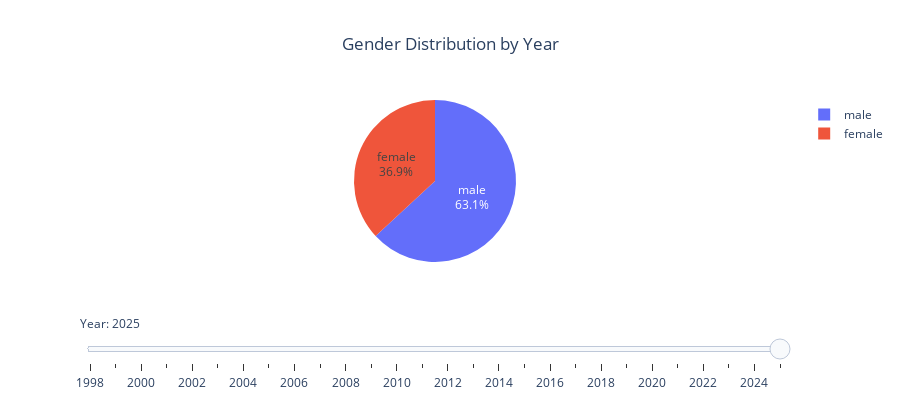

The notebook cell this image was saved under:
### Code cell
# Create pie chart by year with slider
# First aggregate the data by year and gender
# Get gender counts by year
gender_counts = pd.crosstab(full_df['year'], full_df['gender']).reset_index()
gender_counts_melted = gender_counts.melt(id_vars=['year'], var_name='gender', value_name='count')

# Create base pie chart with 2024
fig = px.pie(
    gender_counts_melted[gender_counts_melted['year'] == 2024],
    values='count',
    names='gender',
    title='Gender Distribution by Year'
)

# Create frames for animation
frames = [
    dict(
        data=[dict(
            type='pie',
            values=gender_counts_melted[gender_counts_melted['year'] == year].sort_values('gender')['count'],
            labels=sorted(gender_counts_melted['gender'].unique())
        )],
        name=str(int(year))
    )
    for year in sorted(gender_counts_melted['year'].unique())
]

# Add slider
sliders = [dict(
    active=len(frames)-1,
    currentvalue={"prefix": "Year: "},
    pad={"t": 50},
    steps=[dict(
        label=str(int(year)),
        method='animate',
        args=[[str(int(year))], dict(
            frame=dict(duration=0, redraw=True),
            mode='immediate',
            transition=dict(duration=0)
        )]
    ) for year in sorted(gender_counts_melted['year'].unique())]
)]

# Update figure
fig.frames = frames
fig.update_layout(
    sliders=sliders,
    showlegend=True,
    title_x=0.5,
    height=400
)

fig.update_traces(textinfo='percent+label')

# Save and display
pio.write_html(fig, file='../output/graphs/gender_ratio_by_year.html')
fig.show()

#take one or two schools that has the longest period of time stacked bar chart to 100%

### Figure 1 — Plotly figure (JSON) as saved in the notebook; plotly's stock layout.template omitted (floating-point values rounded to 4 significant figures)
{"data": [{"domain": {"x": [0, 1], "y": [0, 1]}, "hovertemplate": "gender=%{label}<br>count=%{value}<extra></extra>", "labels": ["female", "male"], "legendgroup": "", "name": "", "showlegend": true, "textinfo": "percent+label", "type": "pie", "values": [86, 147]}], "layout": {"height": 400, "legend": {"tracegroupgap": 0}, "showlegend": true, "sliders": [{"active": 27, "currentvalue": {"prefix": "Year: "}, "pad": {"t": 50}, "steps": [{"args": [["1998"], {"frame": {"duration": 0, "redraw": true}, "mode": "immediate", "transition": {"duration": 0}}], "label": "1998", "method": "animate"}, {"args": [["1999"], {"frame": {"duration": 0, "redraw": true}, "mode": "immediate", "transition": {"duration": 0}}], "label": "1999", "method": "animate"}, {"args": [["2000"], {"frame": {"duration": 0, "redraw": true}, "mode": "immediate", "transition": {"duration": 0}}], "label": "2000", "method": "animate"}, {"args": [["2001"], {"frame": {"duration": 0, "redraw": true}, "mode": "immediate", "transition": {"duration": 0}}], "label": "2001", "method": "animate"}, {"args": [["2002"], {"frame": {"duration": 0, "redraw": true}, "mode": "immediate", "transition": {"duration": 0}}], "label": "2002", "method": "animate"}, {"args": [["2003"], {"frame": {"duration": 0, "redraw": true}, "mode": "immediate", "transition": {"duration": 0}}], "label": "2003", "method": "animate"}, {"args": [["2004"], {"frame": {"duration": 0, "redraw": true}, "mode": "immediate", "transition": {"duration": 0}}], "label": "2004", "method": "animate"}, {"args": [["2005"], {"frame": {"duration": 0, "redraw": true}, "mode": "immediate", "transition": {"duration": 0}}], "label": "2005", "method": "animate"}, {"args": [["2006"], {"frame": {"duration": 0, "redraw": true}, "mode": "immediate", "transition": {"duration": 0}}], "label": "2006", "method": "animate"}, {"args": [["2007"], {"frame": {"duration": 0, "redraw": true}, "mode": "immediate", "transition": {"duration": 0}}], "label": "2007", "method": "animate"}, {"args": [["2008"], {"frame": {"duration": 0, "redraw": true}, "mode": "immediate", "transition": {"duration": 0}}], "label": "2008", "method": "animate"}, {"args": [["2009"], {"frame": {"duration": 0, "redraw": true}, "mode": "immediate", "transition": {"duration": 0}}], "label": "2009", "method": "animate"}, {"args": [["2010"], {"frame": {"duration": 0, "redraw": true}, "mode": "immediate", "transition": {"duration": 0}}], "label": "2010", "method": "animate"}, {"args": [["2011"], {"frame": {"duration": 0, "redraw": true}, "mode": "immediate", "transition": {"duration": 0}}], "label": "2011", "method": "animate"}, {"args": [["2012"], {"frame": {"duration": 0, "redraw": true}, "mode": "immediate", "transition": {"duration": 0}}], "label": "2012", "method": "animate"}, {"args": [["2013"], {"frame": {"duration": 0, "redraw": true}, "mode": "immediate", "transition": {"duration": 0}}], "label": "2013", "method": "animate"}, {"args": [["2014"], {"frame": {"duration": 0, "redraw": true}, "mode": "immediate", "transition": {"duration": 0}}], "label": "2014", "method": "animate"}, {"args": [["2015"], {"frame": {"duration": 0, "redraw": true}, "mode": "immediate", "transition": {"duration": 0}}], "label": "2015", "method": "animate"}, {"args": [["2016"], {"frame": {"duration": 0, "redraw": true}, "mode": "immediate", "transition": {"duration": 0}}], "label": "2016", "method": "animate"}, {"args": [["2017"], {"frame": {"duration": 0, "redraw": true}, "mode": "immediate", "transition": {"duration": 0}}], "label": "2017", "method": "animate"}, {"args": [["2018"], {"frame": {"duration": 0, "redraw": true}, "mode": "immediate", "transition": {"duration": 0}}], "label": "2018", "method": "animate"}, {"args": [["2019"], {"frame": {"duration": 0, "redraw": true}, "mode": "immediate", "transition": {"duration": 0}}], "label": "2019", "method": "animate"}, {"args": [["2020"], {"frame": {"duration": 0, "redraw": true}, "mode": "immediate", "transition": {"duration": 0}}], "label": "2020", "method": "animate"}, {"args": [["2021"], {"frame": {"duration": 0, "redraw": true}, "mode": "immediate", "transition": {"duration": 0}}], "label": "2021", "method": "animate"}, {"args": [["2022"], {"frame": {"duration": 0, "redraw": true}, "mode": "immediate", "transition": {"duration": 0}}], "label": "2022", "method": "animate"}, {"args": [["2023"], {"frame": {"duration": 0, "redraw": true}, "mode": "immediate", "transition": {"duration": 0}}], "label": "2023", "method": "animate"}, {"args": [["2024"], {"frame": {"duration": 0, "redraw": true}, "mode": "immediate", "transition": {"duration": 0}}], "label": "2024", "method": "animate"}, {"args": [["2025"], {"frame": {"duration": 0, "redraw": true}, "mode": "immediate", "transition": {"duration": 0}}], "label": "2025", "method": "animate"}]}], "title": {"text": "Gender Distribution by Year", "x": 0.5}}}
